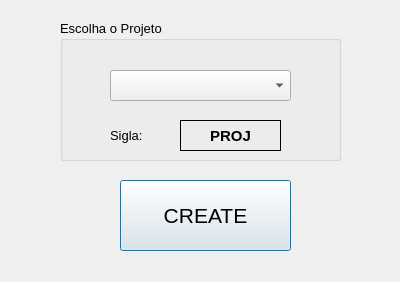
<?xml version="1.0" encoding="UTF-8"?>
<ui version="4.0">
 <class>Dialog</class>
 <widget class="QDialog" name="Dialog">
  <property name="geometry">
   <rect>
    <x>0</x>
    <y>0</y>
    <width>400</width>
    <height>282</height>
   </rect>
  </property>
  <property name="windowTitle">
   <string>Dialog</string>
  </property>
  <widget class="QGroupBox" name="groupProjeto">
   <property name="geometry">
    <rect>
     <x>60</x>
     <y>20</y>
     <width>281</width>
     <height>141</height>
    </rect>
   </property>
   <property name="font">
    <font>
     <pointsize>10</pointsize>
    </font>
   </property>
   <property name="title">
    <string>Escolha o Projeto</string>
   </property>
   <widget class="QComboBox" name="comboPROJ">
    <property name="geometry">
     <rect>
      <x>50</x>
      <y>50</y>
      <width>181</width>
      <height>31</height>
     </rect>
    </property>
   </widget>
   <widget class="QLabel" name="labelSIGLA">
    <property name="geometry">
     <rect>
      <x>120</x>
      <y>100</y>
      <width>101</width>
      <height>31</height>
     </rect>
    </property>
    <property name="font">
     <font>
      <pointsize>11</pointsize>
      <weight>75</weight>
      <bold>true</bold>
     </font>
    </property>
    <property name="frameShape">
     <enum>QFrame::Box</enum>
    </property>
    <property name="text">
     <string>PROJ</string>
    </property>
    <property name="alignment">
     <set>Qt::AlignCenter</set>
    </property>
   </widget>
   <widget class="QLabel" name="label_2">
    <property name="geometry">
     <rect>
      <x>50</x>
      <y>105</y>
      <width>53</width>
      <height>21</height>
     </rect>
    </property>
    <property name="text">
     <string>Sigla:</string>
    </property>
   </widget>
  </widget>
  <widget class="QPushButton" name="createButton">
   <property name="geometry">
    <rect>
     <x>120</x>
     <y>180</y>
     <width>171</width>
     <height>71</height>
    </rect>
   </property>
   <property name="font">
    <font>
     <pointsize>16</pointsize>
    </font>
   </property>
   <property name="text">
    <string>CREATE</string>
   </property>
  </widget>
 </widget>
 <resources/>
 <connections/>
</ui>
